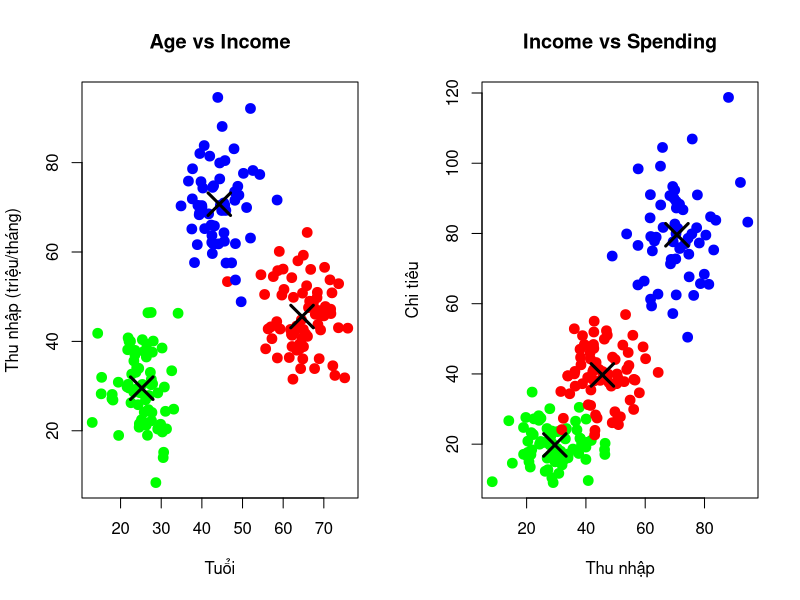

Source code (R):
set.seed(42)

# Tạo dữ liệu khách hàng
customers <- data.frame(
  Age = c(rnorm(70, 25, 4), rnorm(60, 45, 5), rnorm(70, 65, 6)),
  Income = c(rnorm(70, 30, 8), rnorm(60, 70, 10), rnorm(70, 45, 8)),
  Spending = c(rnorm(70, 20, 5), rnorm(60, 80, 12), rnorm(70, 40, 8))
)

# K-Means
km <- kmeans(customers, centers = 3, nstart = 25)
customers$Cluster <- km$cluster

# Visualization
par(mfrow = c(1, 2))

plot(customers$Age, customers$Income,
     col = c("red", "blue", "green")[customers$Cluster],
     pch = 19, cex = 1.3,
     xlab = "Tuổi", ylab = "Thu nhập (triệu/tháng)",
     main = "Age vs Income")
points(km$centers[, 1:2], pch = 4, cex = 3, lwd = 3)

plot(customers$Income, customers$Spending,
     col = c("red", "blue", "green")[customers$Cluster],
     pch = 19, cex = 1.3,
     xlab = "Thu nhập", ylab = "Chi tiêu",
     main = "Income vs Spending")
points(km$centers[, 2:3], pch = 4, cex = 3, lwd = 3)
